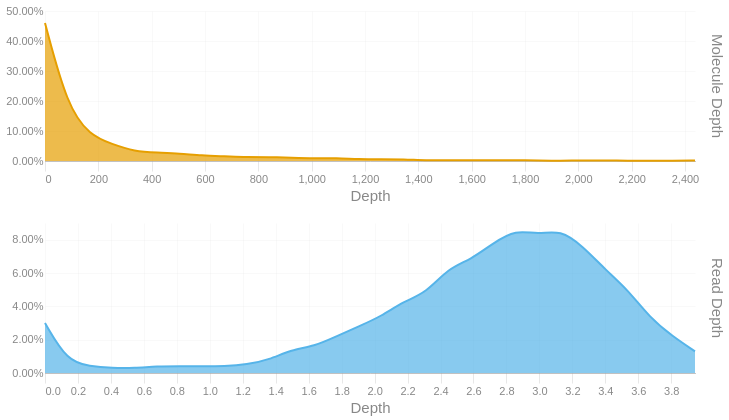

Source (notebook cell):
### Code cell
readdep = depth_hist(tb['Read Depth'], q99, 3)
readdep = readdep.with_columns(pl.lit('Read Depth').alias('Metric'))
if not SKIPLR:
    moldep = depth_hist(tb['Molecule Depth'], mol_q99, 1)
    moldep = moldep.with_columns(pl.lit('Molecule Depth').alias('Metric'))
    _hist = pl.concat([readdep, moldep])
    _hist = _hist.filter(pl.col('Proportion') != 0)
    with SafeRender(_hist):
        (
            alt.Chart(_hist)        
            .mark_area(interpolate = "basis")
            .encode(
                x=alt.X('Bin:Q').scale(domainMin=0).axis(alt.Axis(title='Depth')),
                y = alt.Y('Proportion:Q', title = None).axis(format = '.2%'),
                color = alt.Color('Metric:N').legend(None),
                row = alt.Row("Metric:N").header(title = None, labelOrient = 'right'),
                tooltip = [
                    alt.Tooltip("Metric:N", title = "Metric"),
                    alt.Tooltip('Interval:N', title = "Depth Interval"),
                    alt.Tooltip('Proportion:Q', title = "% Alignments").format('.2%')
                ]
            )
            .resolve_scale(x='independent', y='independent')
            .properties(
                height = 150, width = 650,
                usermeta={'embedOptions': {'downloadFileName': f'{samplename}.depth.hist'}}
            )
        ).display()
else:
    readdep = readdep.filter(pl.col('Proportion') != 0)
    with SafeRender(readdep):
        (
            alt.Chart(readdep)        
            .mark_area(interpolate = "basis")
            .encode(
                x=alt.X('Bin:Q').scale(domainMin=0).axis(alt.Axis(title='Depth')),
                y = alt.Y('Proportion:Q', title = None).axis(format = '.2%'),
                tooltip = [
                    alt.Tooltip('Interval:N', title = "Depth Interval"),
                    alt.Tooltip('Proportion:Q', title = "% Alignments").format('.2%')
                ]
            )
            .properties(
                usermeta={'embedOptions': {'downloadFileName': f'{samplename}.depth.hist'}}
            )
        ).display()

### Figure 1 — Vega-Lite specification as saved in the notebook (floating-point values rounded to 4 significant figures)
{"width": 650, "height": 150, "config": {"title": {"anchor": "start", "dy": -15, "fontSize": 18, "color": "#888888", "subtitleColor": "#888888", "subtitleFontSize": 14}, "arc": {"fill": "#0072B2"}, "axis": {"domainColor": "#888888", "domainWidth": 0.5, "gridWidth": 0.2, "grid": false, "titleFontWeight": 400, "titleFontSize": 15, "labelFontSize": 11, "labelColor": "#888888", "tickColor": "#888888", "tickWidth": 0.2, "titleColor": "#888888"}, "axisBand": {"grid": false}, "axisX": {"grid": true, "tickSize": 10, "domainCap": "round"}, "axisY": {"domain": false, "grid": true, "tickSize": 0, "domainCap": "round"}, "background": "transparent", "header": {"labelFontSize": 15, "labelColor": "#888888", "titleFontSize": 15, "titleFontWeight": 600, "titleColor": "#888888"}, "legend": {"labelFont": "sans-serif", "labelFontSize": 12, "labelColor": "#888888", "symbolSize": 100, "symbolType": "circle", "titleFontSize": 12, "titlePadding": 10, "titleColor": "#888888", "title": null}, "range": {"category": ["#E69F00", "#56B4E9", "#009E73", "#F0E442", "#0072B2", "#D55E00", "#CC79A7", "#000000"], "diverging": ["#cfe8f3", "#a2d4ec", "#73bfe2", "#46abdb", "#1696d2", "#12719e"]}, "area": {"fill": "#0072B2", "fillOpacity": 0.7, "line": true, "strokeOpacity": 0.7}, "line": {"color": "#0072B2", "stroke": "#0072B2", "strokeWidth": 2}, "trail": {"color": "#0072B2", "stroke": "#0072B2", "strokeWidth": 0, "size": 1}, "point": {"filled": true, "fillOpacity": 1.0, "size": 95}, "text": {"color": "#888888", "fontSize": 11, "align": "right", "fontWeight": 400, "size": 11}, "bar": {"fill": "#0072B2", "stroke": null}, "view": {"stroke": null, "continuousWidth": 660, "continuousHeight": 400}}, "data": {"name": "data-d3c4d10bac99f5edf5ac9002c9c637e2"}, "mark": {"type": "area", "interpolate": "basis"}, "encoding": {"color": {"field": "Metric", "legend": null, "type": "nominal"}, "row": {"field": "Metric", "header": {"title": null, "labelOrient": "right"}, "type": "nominal"}, "tooltip": [{"field": "Metric", "title": "Metric", "type": "nominal"}, {"field": "Interval", "title": "Depth Interval", "type": "nominal"}, {"field": "Proportion", "format": ".2%", "title": "% Alignments", "type": "quantitative"}], "x": {"axis": {"title": "Depth"}, "field": "Bin", "scale": {"domainMin": 0}, "type": "quantitative"}, "y": {"axis": {"format": ".2%"}, "field": "Proportion", "title": null, "type": "quantitative"}}, "resolve": {"scale": {"x": "independent", "y": "independent"}}, "usermeta": {"embedOptions": {"downloadFileName": "S6_Waccamaw_1681.depth.hist"}}, "$schema": "https://vega.github.io/schema/vega-lite/v6.1.0.json", "datasets": {"data-d3c4d10bac99f5edf5ac9002c9c637e2": [{"Bin": 0.0, "Interval": "0.0-0.136", "Proportion": 0.03, "Metric": "Read Depth"}, {"Bin": 0.136, "Interval": "0.136-0.272", "Proportion": 0.007, "Metric": "Read Depth"}, {"Bin": 0.272, "Interval": "0.272-0.408", "Proportion": 0.004, "Metric": "Read Depth"}, {"Bin": 0.408, "Interval": "0.408-0.544", "Proportion": 0.003, "Metric": "Read Depth"}, {"Bin": 0.544, "Interval": "0.544-0.68", "Proportion": 0.003, "Metric": "Read Depth"}, {"Bin": 0.68, "Interval": "0.68-0.816", "Proportion": 0.004, "Metric": "Read Depth"}, {"Bin": 0.816, "Interval": "0.816-0.952", "Proportion": 0.004, "Metric": "Read Depth"}, {"Bin": 0.952, "Interval": "0.952-1.088", "Proportion": 0.004, "Metric": "Read Depth"}, {"Bin": 1.088, "Interval": "1.088-1.224", "Proportion": 0.004, "Metric": "Read Depth"}, {"Bin": 1.224, "Interval": "1.224-1.36", "Proportion": 0.005, "Metric": "Read Depth"}, {"Bin": 1.36, "Interval": "1.36-1.496", "Proportion": 0.008, "Metric": "Read Depth"}, {"Bin": 1.496, "Interval": "1.496-1.632", "Proportion": 0.014, "Metric": "Read Depth"}, {"Bin": 1.632, "Interval": "1.632-1.768", "Proportion": 0.016, "Metric": "Read Depth"}, {"Bin": 1.768, "Interval": "1.768-1.904", "Proportion": 0.022, "Metric": "Read Depth"}, {"Bin": 1.904, "Interval": "1.904-2.04", "Proportion": 0.028, "Metric": "Read Depth"}, {"Bin": 2.04, "Interval": "2.04-2.176", "Proportion": 0.034, "Metric": "Read Depth"}, {"Bin": 2.176, "Interval": "2.176-2.312", "Proportion": 0.043, "Metric": "Read Depth"}, {"Bin": 2.312, "Interval": "2.312-2.448", "Proportion": 0.048, "Metric": "Read Depth"}, {"Bin": 2.448, "Interval": "2.448-2.584", "Proportion": 0.063, "Metric": "Read Depth"}, {"Bin": 2.584, "Interval": "2.584-2.72", "Proportion": 0.068, "Metric": "Read Depth"}, {"Bin": 2.72, "Interval": "2.72-2.856", "Proportion": 0.078, "Metric": "Read Depth"}, {"Bin": 2.856, "Interval": "2.856-2.992", "Proportion": 0.086, "Metric": "Read Depth"}, {"Bin": 2.992, "Interval": "2.992-3.128", "Proportion": 0.083, "Metric": "Read Depth"}, {"Bin": 3.128, "Interval": "3.128-3.264", "Proportion": 0.086, "Metric": "Read Depth"}, {"Bin": 3.264, "Interval": "3.264-3.4", "Proportion": 0.076, "Metric": "Read Depth"}, {"Bin": 3.4, "Interval": "3.4-3.536", "Proportion": 0.062, "Metric": "Read Depth"}, {"Bin": 3.536, "Interval": "3.536-3.672", "Proportion": 0.05, "Metric": "Read Depth"}, {"Bin": 3.672, "Interval": "3.672-3.808", "Proportion": 0.033, "Metric": "Read Depth"}, {"Bin": 3.808, "Interval": "3.808-3.944", "Proportion": 0.022, "Metric": "Read Depth"}, {"Bin": 3.944, "Interval": "3.944-4.08", "Proportion": 0.013, "Metric": "Read Depth"}, {"Bin": 0.0, "Interval": "0.0-84.1", "Proportion": 0.46, "Metric": "Molecule Depth"}, {"Bin": 84.1, "Interval": "84.1-168.1", "Proportion": 0.181, "Metric": "Molecule Depth"}, {"Bin": 168.1, "Interval": "168.1-252.2", "Proportion": 0.086, "Metric": "Molecule Depth"}, {"Bin": 252.2, "Interval": "252.2-336.2", "Proportion": 0.056, "Metric": "Molecule Depth"}, {"Bin": 336.2, "Interval": "336.2-420.3", "Proportion": 0.032, "Metric": "Molecule Depth"}, {"Bin": 420.3, "Interval": "420.3-504.3", "Proportion": 0.028, "Metric": "Molecule Depth"}, {"Bin": 504.3, "Interval": "504.3-588.4", "Proportion": 0.025, "Metric": "Molecule Depth"}, {"Bin": 588.4, "Interval": "588.4-672.4", "Proportion": 0.018, "Metric": "Molecule Depth"}, {"Bin": 672.4, "Interval": "672.4-756.5", "Proportion": 0.016, "Metric": "Molecule Depth"}, {"Bin": 756.5, "Interval": "756.5-840.6", "Proportion": 0.013, "Metric": "Molecule Depth"}, {"Bin": 840.6, "Interval": "840.6-924.6", "Proportion": 0.013, "Metric": "Molecule Depth"}, {"Bin": 924.6, "Interval": "924.6-1008.7", "Proportion": 0.011, "Metric": "Molecule Depth"}, {"Bin": 1009.0, "Interval": "1008.7-1092.7", "Proportion": 0.009, "Metric": "Molecule Depth"}, {"Bin": 1093.0, "Interval": "1092.7-1176.8", "Proportion": 0.01, "Metric": "Molecule Depth"}, {"Bin": 1177.0, "Interval": "1176.8-1260.8", "Proportion": 0.006, "Metric": "Molecule Depth"}, {"Bin": 1261.0, "Interval": "1260.8-1344.9", "Proportion": 0.006, "Metric": "Molecule Depth"}, {"Bin": 1345.0, "Interval": "1344.9-1428.9", "Proportion": 0.006, "Metric": "Molecule Depth"}, {"Bin": 1429.0, "Interval": "1428.9-1513.0", "Proportion": 0.002, "Metric": "Molecule Depth"}, {"Bin": 1513.0, "Interval": "1513.0-1597.1", "Proportion": 0.003, "Metric": "Molecule Depth"}, {"Bin": 1597.0, "Interval": "1597.1-1681.1", "Proportion": 0.003, "Metric": "Molecule Depth"}, {"Bin": 1681.0, "Interval": "1681.1-1765.2", "Proportion": 0.002, "Metric": "Molecule Depth"}, {"Bin": 1765.0, "Interval": "1765.2-1849.2", "Proportion": 0.003, "Metric": "Molecule Depth"}, {"Bin": 1849.0, "Interval": "1849.2-1933.3", "Proportion": 0.001, "Metric": "Molecule Depth"}, {"Bin": 1933.0, "Interval": "1933.3-2017.3", "Proportion": 0.001, "Metric": "Molecule Depth"}, {"Bin": 2017.0, "Interval": "2017.3-2101.4", "Proportion": 0.002, "Metric": "Molecule Depth"}, {"Bin": 2101.0, "Interval": "2101.4-2185.4", "Proportion": 0.002, "Metric": "Molecule Depth"}, {"Bin": 2185.0, "Interval": "2185.4-2269.5", "Proportion": 0.001, "Metric": "Molecule Depth"}, {"Bin": 2270.0, "Interval": "2269.5-2353.6", "Proportion": 0.001, "Metric": "Molecule Depth"}, {"Bin": 2354.0, "Interval": "2353.6-2437.6", "Proportion": 0.001, "Metric": "Molecule Depth"}, {"Bin": 2438.0, "Interval": "2437.6-2521.67", "Proportion": 0.002, "Metric": "Molecule Depth"}]}}
